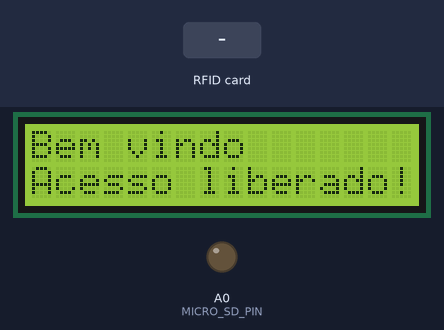
Recording of a sketch running on a simulated Arduino Uno, built with avr-gcc and run on an emulated ATmega328P. Shown: 16×2 character LCD, output pins drawn as LEDs (lit = HIGH). The inputs (shaded band) are chosen by the test bench. The local clock reads 2024-03-15 10:24:30 at power-on unless the sketch sets it; storage starts empty; pins used as bus, display or sensor lines are not drawn.

Above: at 1.3 s.
1.4 s: RFID card 5E 7A 19 C4 held to the reader
At 6.5 s:
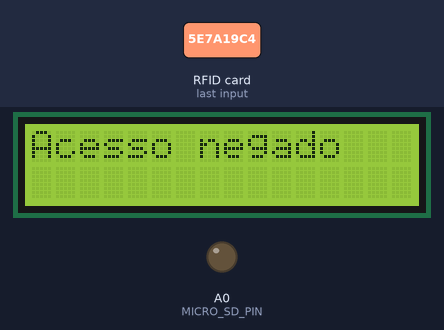
At 10.22 s:
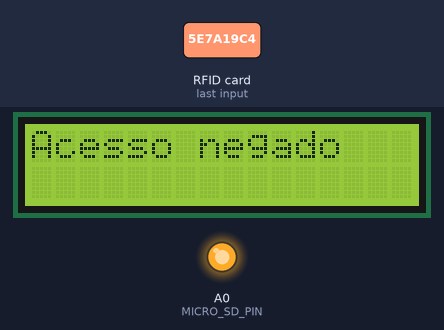
Timing chart, 0 to 16.7 s (numbered marks = the images above; inputs shaded):
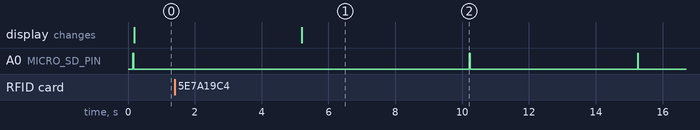

The sketch:

integracao.ino
```cpp
/*Pinagem
   LCD RS - pino D4
   LCD EN - pino D4
   LCD D4 - pino D4
   LCD D5 - pino D4
   LCD D6 - pino D4
   LCD D7 - pino D4

   RFID CS - pino D4
   SD CS - pino A0
   SCK - pino D13
   MOSI - pino D11
   MISO - pino D12

   LED Vermelho - pino D4
   LED Verde - pino D4

    Rele - pino 12

*/

#include <SPI.h>            // Comunicacao com o modulo RFID
#include <MFRC522.h>        // Biblioteca do modulo RFID
#include <LiquidCrystal.h>  // Biblioteca da tela
#include <SD.h>             // Biblioteca cartao SD
#include <Wire.h>           // Biblioteca do RTC
#include <RTClib.h>         // Biblioteca do RTC


#define SS_PIN 10
#define RST_PIN 9
#define atuador 2
#define MICRO_SD_PIN A0
#define VERMELHO A5
#define VERDE A4

int intervalo = 5000; // Tempo que a trava ficara aberta em ms

// Instanciando modulos
MFRC522 mfrc522(SS_PIN, RST_PIN);
LiquidCrystal lcd(4, 3, 5, 6, 7, 8);
RTC_DS3231 rtc;

String admin = "";
String UID = "";
bool adicionar = false;

void setup() {
  SPI.begin();         // Inicia comunicacao SPI
  mfrc522.PCD_Init();  // Inicia o modulo RFID
  lcd.begin(16, 2);    // Inicializa o display LCD
  rtc.begin();         // Inicializa modulo RTC
  SD.begin();          // Inicializa modulo microSD
  boot();              // Rotina de texto inicial
}

void boot() {
  lcd.clear();
  lcd.print("Aproxime o seu");
  lcd.setCursor(0, 1);
  lcd.print("cartao no leitor");

  //Inicializa conexoes SPI
  pinMode(SS_PIN, OUTPUT);
  pinMode(MICRO_SD_PIN, OUTPUT);

  // Garante que o pino do atuador seja iniciado sem energia
  digitalWrite(atuador, LOW);

  // Cria diretorios se necessario
  digitalWrite(MICRO_SD_PIN, LOW);
  digitalWrite(SS_PIN, HIGH);
  if (!SD.exists("Permitido")) {
    SD.mkdir("Permitido");
  }
  if (!SD.exists("Negado")) {
    SD.mkdir("Negado");
  }
  if (!SD.exists("Log")) {
    SD.mkdir("Log");
  }

  // Garante que os pinos de chip select sejam inicializados corretamente
  digitalWrite(SS_PIN, LOW);
  digitalWrite(MICRO_SD_PIN, HIGH);
}

void abrir() {
  // Abre a fechadura e depois a fecha
  digitalWrite(atuador, HIGH);
  delay(intervalo);
  digitalWrite(atuador, LOW);
}

void ler_cartao() {
  // Procurar cartao
  if (!mfrc522.PICC_IsNewCardPresent()) {
    return;
  }

  // Ler dados do cartao
  if (!mfrc522.PICC_ReadCardSerial()) {
    return;
  }

  // Receber UID do cartao
  for (byte i = 0; i < mfrc522.uid.size; i++) {
    UID.concat(String(mfrc522.uid.uidByte[i] < 0x10 ? " 0" : " "));
    UID.concat(String(mfrc522.uid.uidByte[i], HEX));
  }
  UID.toUpperCase();

  if (admin == "") {
    admin = UID;
    return;
  }

  if (UID == admin) {
    adicionar = true;
  } else if (adicionar) {
    SD.open("/Permitido/" + UID, FILE_WRITE);
  }
}

void resposta () {
  digitalWrite(SS_PIN, HIGH);
  digitalWrite(MICRO_SD_PIN, LOW);

  //UID esperada do cartao liberado
  if (SD.exists("Permitido/" + UID)) {
    lcd.clear();
    lcd.setCursor(0, 0);
    lcd.print("Bem vindo");
    lcd.setCursor(0, 1);
    lcd.print("Acesso liberado!");
    digitalWrite(VERDE, HIGH);
    abrir();
    digitalWrite(VERDE, LOW);

    //Adiciona ao log do dia
    escreve_log(true);
    return;
  }

  //UID esperada do cartao bloqueado
  else if (SD.exists("Negado/" + UID)) {
    lcd.clear();
    lcd.setCursor(0, 0);
    lcd.print("Usuario");
    lcd.setCursor(0, 1);
    lcd.print("Bloqueado");
    digitalWrite(VERMELHO, HIGH);
    delay(intervalo);
    digitalWrite(VERMELHO, LOW);
  }
  else {
    lcd.clear();
    lcd.setCursor(0, 0);
    lcd.print("Acesso negado");
    digitalWrite(VERMELHO, HIGH);
    delay(intervalo);
    digitalWrite(VERMELHO, LOW);
  }
  // Adicionar ao log
  escreve_log(false);
  digitalWrite(SS_PIN, LOW);
  digitalWrite(MICRO_SD_PIN, HIGH);
}

void adicionar_cartao() {
  digitalWrite(SS_PIN, HIGH);
  digitalWrite(MICRO_SD_PIN, LOW);

  File arquivo_UID;

  if (SD.exists("Permitido/" + UID)) {
    SD.remove("Permitido/" + UID);
    arquivo_UID = SD.open("/Permitido/" + UID, FILE_WRITE);
    arquivo_UID.close();
  }
  else if (SD.exists("Negado/" + UID)) {
    SD.remove("Negado/" + UID);
    arquivo_UID = SD.open("/Permitido/" + UID, FILE_WRITE);
    arquivo_UID.close();
  } else {
    arquivo_UID = SD.open("/Permitido/" + UID, FILE_WRITE);
    arquivo_UID.close();
  }

  digitalWrite(SS_PIN, LOW);
  digitalWrite(MICRO_SD_PIN, HIGH);
}


void escreve_log(bool aberto) {
  // Abre ou cria o arquivo de log do dia
  DateTime agora = rtc.now();
  File log = SD.open("/Log/" + agora.day() + agora.month(), FILE_WRITE);
  log.seek(log.size());

  log.write("HORA: ");
  log.write(agora.hour());
  log.write(":");
  log.write(agora.minute());
  log.write(":");
  log.write(agora.second());
  log.write("    UID:");
  log.print(UID);
  log.write("Aberto: ");
  if (aberto) {
    log.write("SIM");
  } else {
    log.write("NAO");
  }
  log.println();
}

void loop() {
  ler_cartao();
  resposta();
}
```

Measured:
- after the input at 1.4 s, A0 (MICRO_SD_PIN): alternates HIGH for 0.03 s and LOW for 5.0 s, starting after 8.8 s; the display: changes after 3.8 s (image 1)
